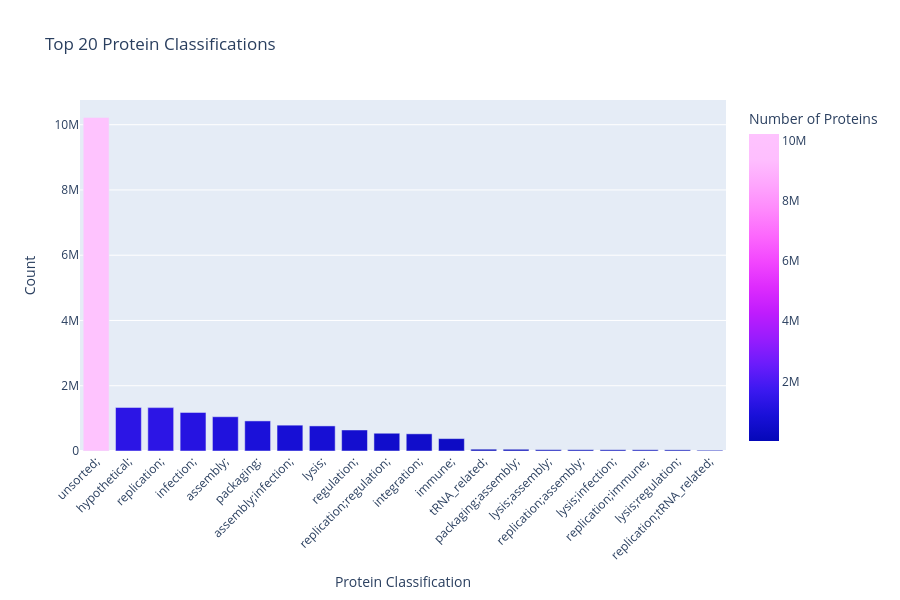

The notebook cell this image was saved under:
### Code cell
# Cell 9: Protein Classification Distribution (Enhanced)
protein_class = conn.execute("""
    SELECT 
        Protein_classification,
        COUNT(*) as count,
        COUNT(DISTINCT Phage_ID) as unique_phages
    FROM dim_proteins
    WHERE Protein_classification IS NOT NULL 
        AND Protein_classification != '-'
    GROUP BY Protein_classification
    ORDER BY count DESC
    LIMIT 20
""").df()

fig = px.bar(protein_class, 
             x='Protein_classification', 
             y='count',
             title='Top 20 Protein Classifications',
             labels={'count': 'Number of Proteins', 'Protein_classification': 'Classification'},
             color='count',
             color_continuous_scale='Plotly3')

# Enhanced styling
fig.update_layout(
    xaxis_tickangle=-45,
    xaxis_title="Protein Classification",
    yaxis_title="Count",
    height=600,
    showlegend=False,
    font=dict(size=12)
)

fig.show()

### Figure 1 — Plotly figure (JSON) as saved in the notebook; plotly's stock layout.template omitted (floating-point values rounded to 4 significant figures)
{"data": [{"hovertemplate": "Classification=%{x}<br>Number of Proteins=%{marker.color}<extra></extra>", "legendgroup": "", "marker": {"color": [10219274, 1335534, 1329898, 1182263, 1050534, 922262, 791877, 768967, 644210, 544289, 526453, 379838, 55154, 53074, 40219, 39622, 37940, 37497, 35292, 23088], "coloraxis": "coloraxis", "pattern": {"shape": ""}}, "name": "", "orientation": "v", "showlegend": false, "textposition": "auto", "type": "bar", "x": ["unsorted;", "hypothetical;", "replication;", "infection;", "assembly;", "packaging;", "assembly;infection;", "lysis;", "regulation;", "replication;regulation;", "integration;", "immune;", "tRNA_related;", "packaging;assembly;", "lysis;assembly;", "replication;assembly;", "lysis;infection;", "replication;immune;", "lysis;regulation;", "replication;tRNA_related;"], "xaxis": "x", "y": [10219274, 1335534, 1329898, 1182263, 1050534, 922262, 791877, 768967, 644210, 544289, 526453, 379838, 55154, 53074, 40219, 39622, 37940, 37497, 35292, 23088], "yaxis": "y"}], "layout": {"barmode": "relative", "coloraxis": {"colorbar": {"title": {"text": "Number of Proteins"}}, "colorscale": [[0, "#0508b8"], [0.08333, "#1910d8"], [0.1667, "#3c19f0"], [0.25, "#6b1cfb"], [0.3333, "#981cfd"], [0.4167, "#bf1cfd"], [0.5, "#dd2bfd"], [0.5833, "#f246fe"], [0.6667, "#fc67fd"], [0.75, "#fe88fc"], [0.8333, "#fea5fd"], [0.9167, "#febefe"], [1, "#fec3fe"]]}, "font": {"size": 12}, "height": 600, "legend": {"tracegroupgap": 0}, "showlegend": false, "title": {"text": "Top 20 Protein Classifications"}, "xaxis": {"anchor": "y", "domain": [0, 1], "tickangle": -45, "title": {"text": "Protein Classification"}}, "yaxis": {"anchor": "x", "domain": [0, 1], "title": {"text": "Count"}}}}
